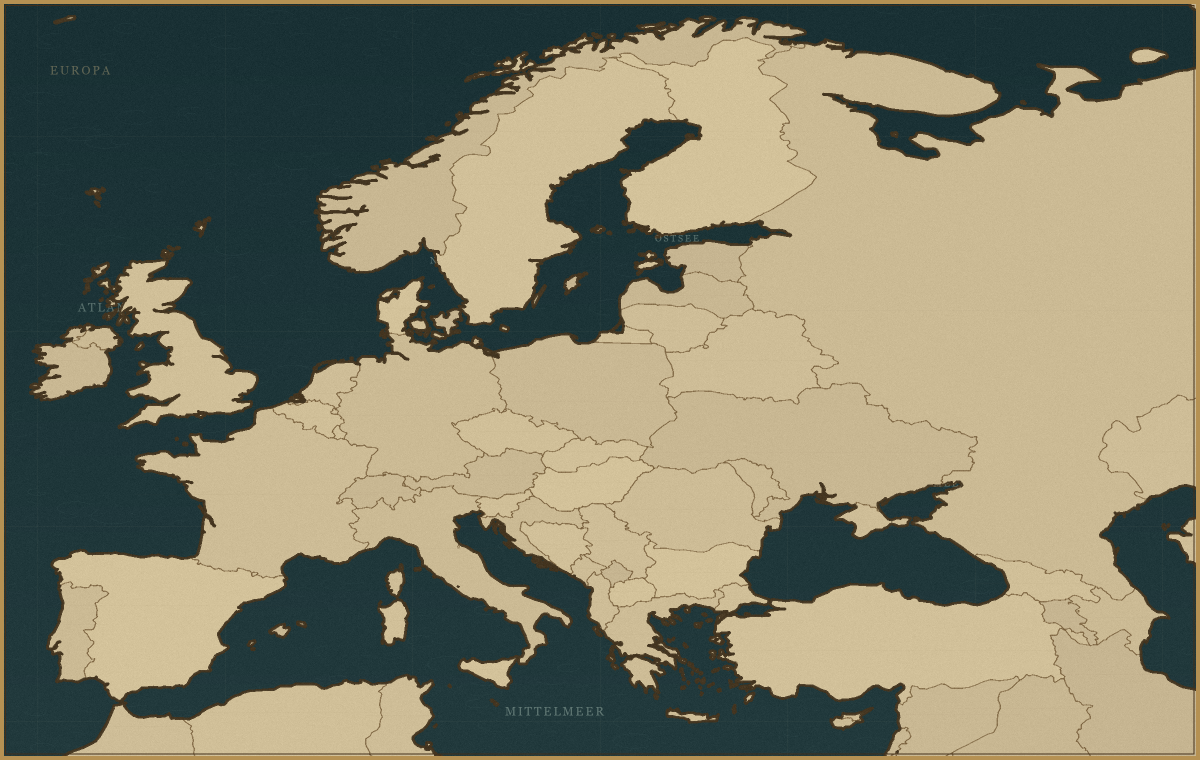
#> input picture assets/map/europe_bg.png, 2400 x 1520 px (shown at 1/2 size)
$ python make_world_map.py
#> lines starting #> are read from the running program, lines starting #| are printed output that depends on the picture; after the words box and inside, x2 and y2 are one past the last pixel; in counts of white or black regions, pixels touching at a corner belong together
"""Baut aus assets/map/europe_bg.png eine hochaufgelöste Weltkarte.

Die Silhouette bleibt identisch (Provinzen, Grenzen und Marker sitzen weiter),
aber Land und Meer bekommen Klimazonen, Biomkorn, Relief, Meerestiefe und einen
feinen Küstensaum.
"""
from pathlib import Path

import numpy as np
from PIL import Image, ImageFilter

ROOT = Path(__file__).resolve().parents[1]
SRC = ROOT / "assets/map/europe_bg.png"
DST = ROOT / "assets/map/europe_relief.png"
W, H = 3600, 2280


def noise(rng, octaves=5, base=4):
    """Weiches Mehrskalenrauschen in [0,1]."""
    acc = np.zeros((H, W), dtype=np.float32)
    total = 0.0
    for i in range(octaves):
        cells = max(3, int(base * (2 ** i)))
        small = rng.random((cells, max(3, int(cells * H / W)))).astype(np.float32)
        layer = np.asarray(
            Image.fromarray((small * 255).astype(np.uint8)).resize((W, H), Image.BICUBIC),
            dtype=np.float32,
        ) / 255.0
        acc += layer * (0.55 ** i)
        total += 0.55 ** i
    return acc / total


def grain(rng, radius=1.2, scale=0.06):
    raw = rng.normal(0.0, 1.0, (H, W)).astype(np.float32)
    img = Image.fromarray(((raw * 0.5 + 0.5) * 255).astype(np.uint8))
    soft = np.asarray(img.filter(ImageFilter.GaussianBlur(radius)), dtype=np.float32) / 255.0
    return 1.0 + (soft - 0.5) * scale * 2.0


def mix(a, b, t):
    return a * (1.0 - t[..., None]) + b * t[..., None]


def main():
    rng = np.random.default_rng(1729)
    base = Image.open(SRC).convert("RGB").resize((W, H), Image.LANCZOS)
    rgb = np.asarray(base, dtype=np.float32) / 255.0
    r, g, b = rgb[..., 0], rgb[..., 1], rgb[..., 2]
    land = (b < r + 0.06).astype(np.float32)
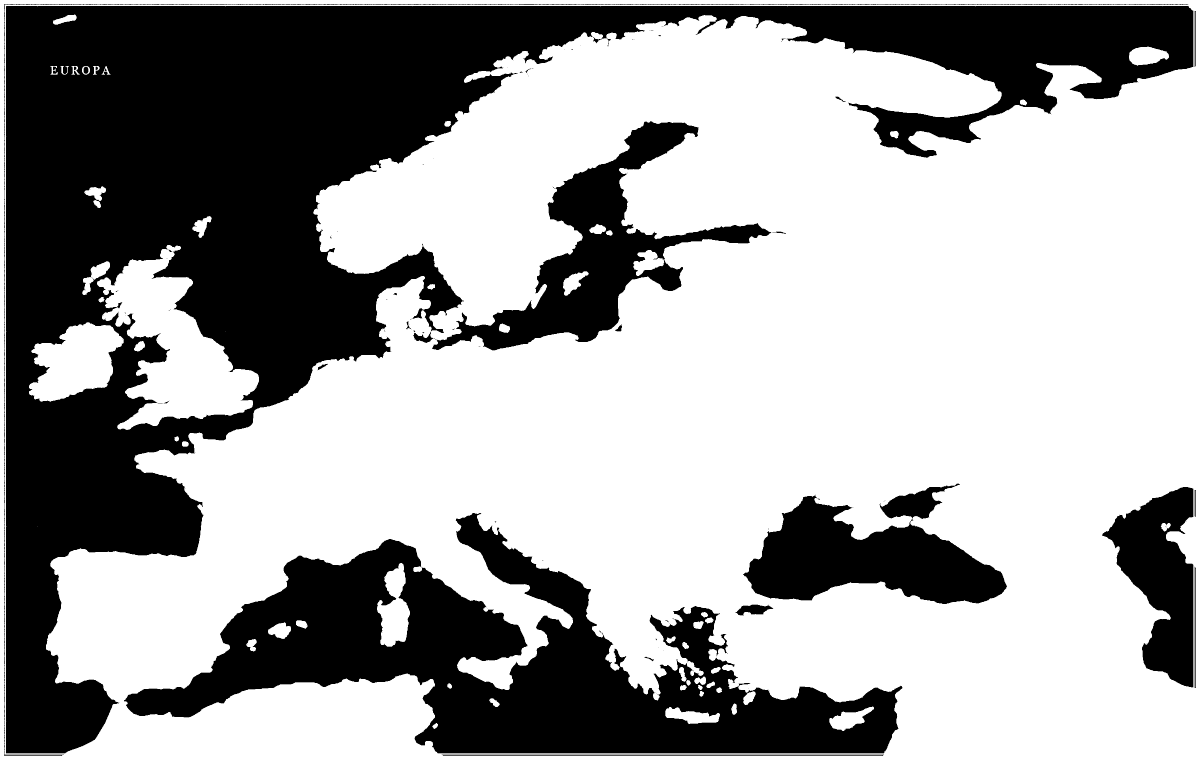
#> land: shape (2280, 3600) float32 (shown at 1/3 size); values 0 (black) and 1 (white), 63.1% white; 194 black regions (164 under 20 px), largest, box (x1, y1, x2, y2) and area: (18, 18, 3580, 2260) 1943665, (372, 1539, 2707, 2260) 651460, (1296, 363, 2314, 1051) 168431
    land_img = Image.fromarray((land * 255).astype(np.uint8))

    ys, xs = np.mgrid[0:H, 0:W].astype(np.float32)
    yy = ys / H

    # Küstennähe und Meerestiefe aus der Landmaske
    near = np.asarray(land_img.filter(ImageFilter.GaussianBlur(14)), dtype=np.float32) / 255.0
    far = np.asarray(land_img.filter(ImageFilter.GaussianBlur(95)), dtype=np.float32) / 255.0
    inland = np.clip(far * 2.6, 0.0, 1.0)
    depth = np.clip((0.42 - far) / 0.42, 0.0, 1.0)

    # --- Höhenfeld --------------------------------------------------------
    broad = noise(rng, 5, 4)
    ridges = 1.0 - np.abs(noise(rng, 4, 9) * 2.0 - 1.0)
    ridges = ridges ** 3.0
    height = inland * 0.20 + broad * 0.16 + ridges * inland * 0.30
    height = np.asarray(
        Image.fromarray((np.clip(height, 0, 1) * 255).astype(np.uint8)).filter(ImageFilter.GaussianBlur(2)),
        dtype=np.float32,
    ) / 255.0
    gy, gx = np.gradient(height)
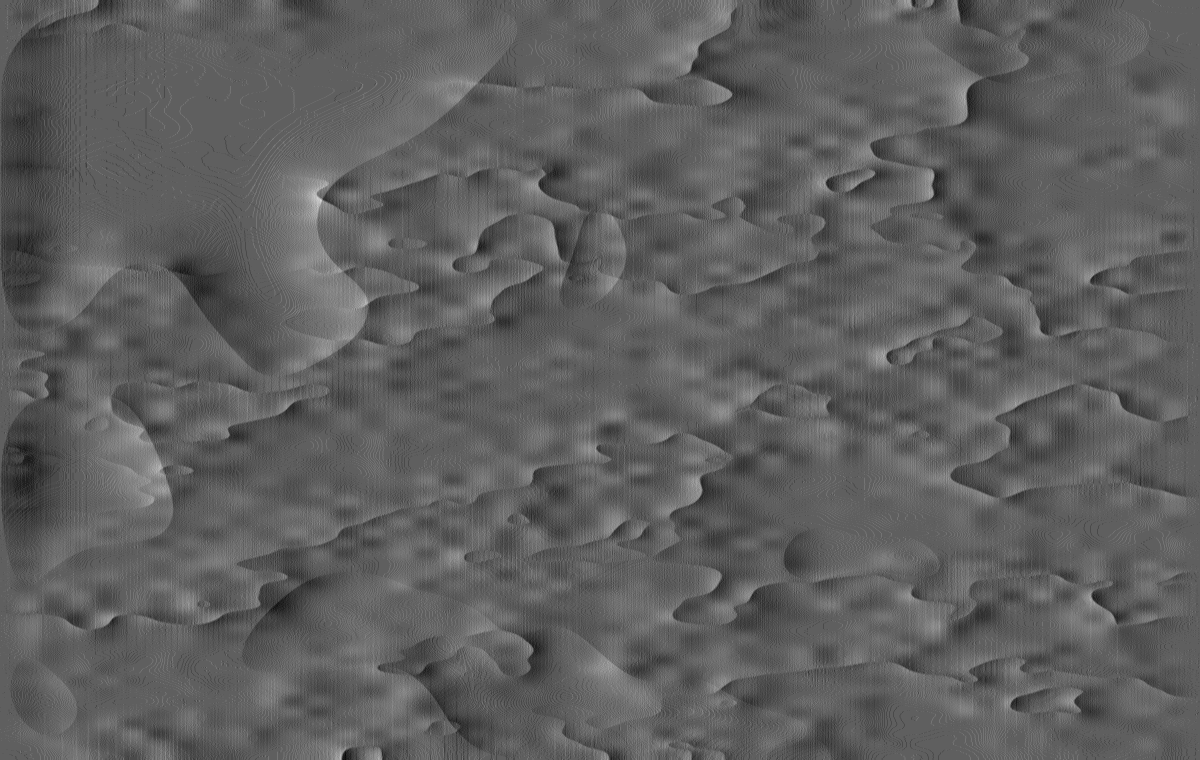
#> gx: shape (2280, 3600) float32 (shown at 1/3 size); min -0.00588, max 0.0098, mean -4.08e-06; drawn with min black and max white
    shade = np.clip(1.0 + (-gx * 0.75 - gy * 0.75) * 16.0, 0.48, 1.52)

    # --- Klimazonen -------------------------------------------------------
    snow_line = np.clip((0.045 - yy) / 0.045, 0.0, 1.0) ** 0.8
    tundra = np.clip((0.185 - yy) / 0.07, 0.0, 1.0) * (1.0 - snow_line)
    boreal = np.clip((0.33 - yy) / 0.12, 0.0, 1.0) * (1.0 - tundra)
    temperate = np.clip((0.56 - yy) / 0.14, 0.0, 1.0) * (1.0 - boreal)
    steppe = np.clip((0.70 - yy) / 0.10, 0.0, 1.0) * (1.0 - temperate)
    desert = np.clip((yy - 0.66) / 0.12, 0.0, 1.0)

    moisture = noise(rng, 5, 7)
    forest = np.clip((moisture - 0.46) * 3.4, 0.0, 1.0)

    grass_col = np.array([0.37, 0.48, 0.27])
    forest_col = np.array([0.21, 0.33, 0.19])
    tundra_col = np.array([0.47, 0.49, 0.41])
    steppe_col = np.array([0.64, 0.57, 0.35])
    desert_col = np.array([0.79, 0.68, 0.44])
    rock_col = np.array([0.50, 0.46, 0.40])
    snow_col = np.array([0.88, 0.91, 0.94])

    ground = np.zeros((H, W, 3), dtype=np.float32)
    ground[:] = grass_col
    ground = mix(ground, forest_col, np.clip(forest * 0.9, 0, 1))
    ground = mix(ground, tundra_col, tundra)
    ground = mix(ground, steppe_col, steppe)
    ground = mix(ground, desert_col, desert)
    ground = mix(ground, rock_col, np.clip((height - 0.42) * 2.0, 0.0, 0.55))
    ground = mix(ground, snow_col, np.clip((height - 0.62) * 3.0, 0.0, 1.0) * 0.75 + snow_line)
#> in mix (call 6), `return a * (1.0 - t[..., None]) + b * t[..., None]`:
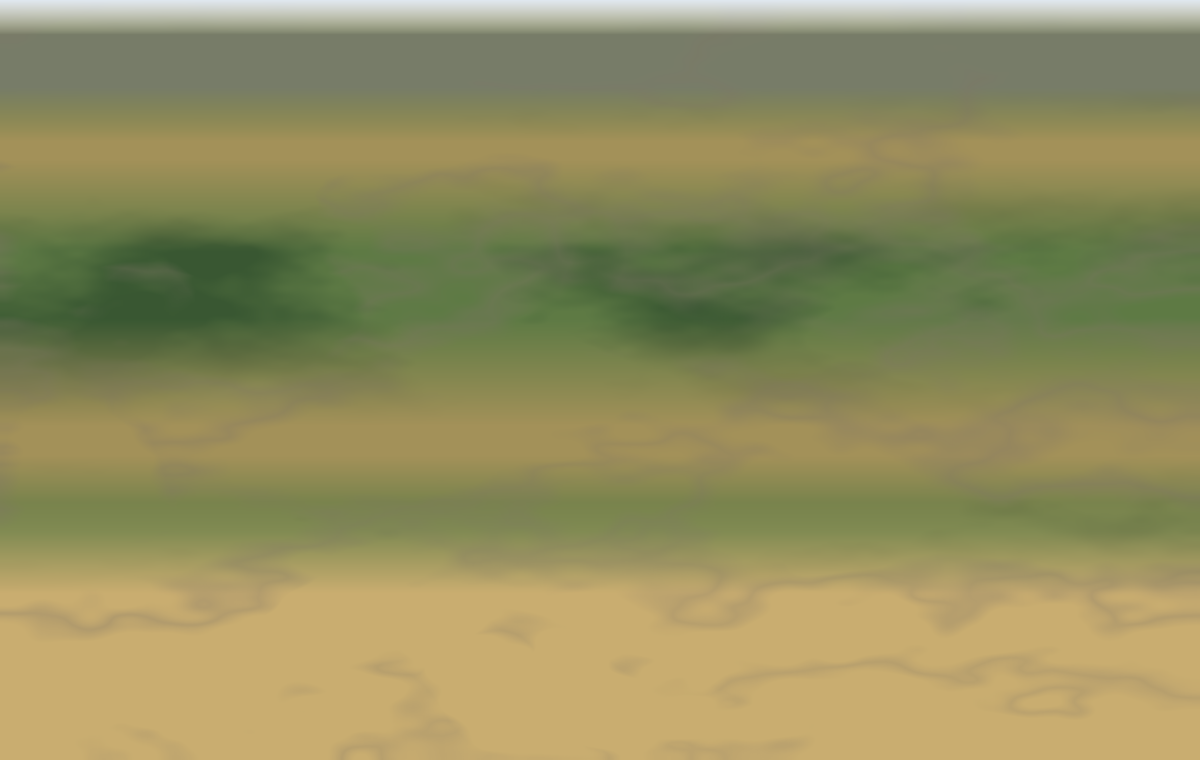
#> returned value: shape (2280, 3600, 3) float64 (shown at 1/3 size); mean of channels 0, 1, 2 0.576, 0.56, 0.371; drawn as R, G, B

    # Küstensaum: schmaler Sandstreifen, danach feuchteres Grün
    coast = np.clip((0.10 - near) * 12.0, 0.0, 1.0) * land
    ground = mix(ground, np.array([0.74, 0.69, 0.51]), coast * 0.55)

    ground = ground * shade[..., None] * grain(rng, 0.9, 0.17)[..., None]
#> in grain, `img = Image.fromarray(((raw * 0.5 + 0.5) * 255).astype(np.uint8))`:
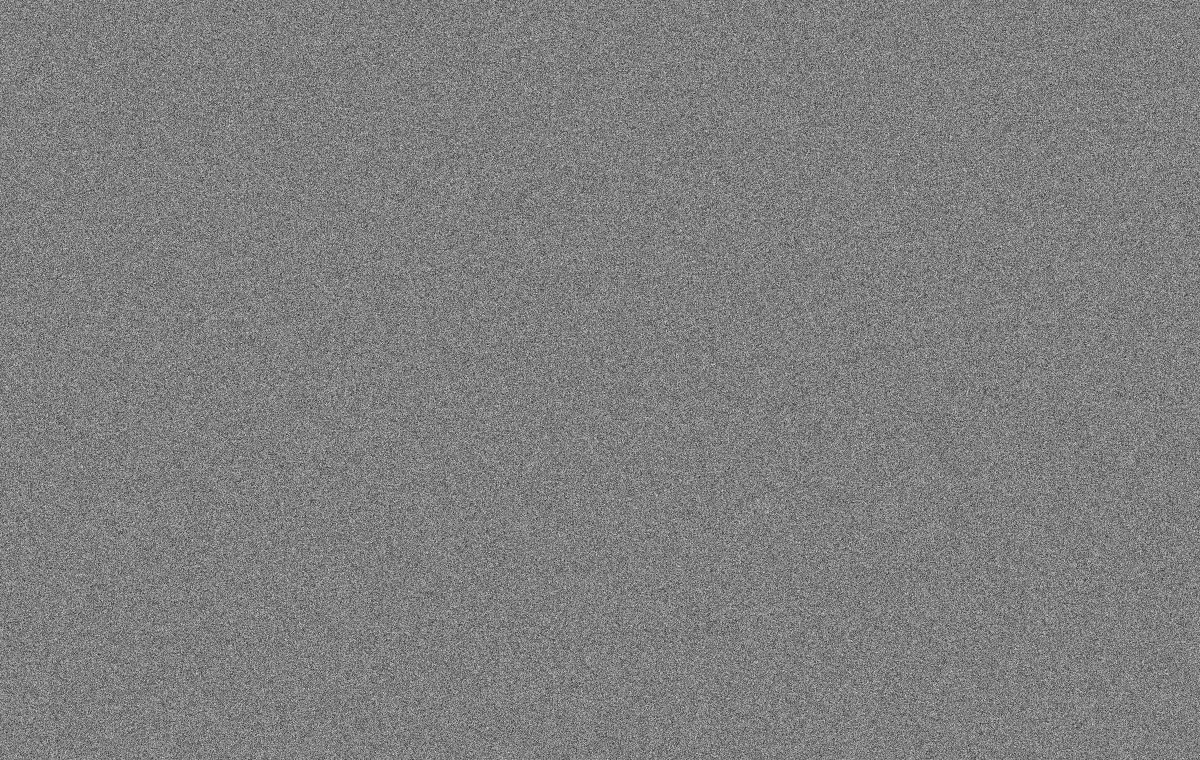
#> img: PIL image 3600x2280 L (shown at 1/3 size); min 0, max 255, mean 127.2
    ground = ground * (0.88 + 0.24 * grain(rng, 5.0, 0.16))[..., None]

    # --- Meer -------------------------------------------------------------
    shallow = np.array([0.31, 0.55, 0.55])
    mid = np.array([0.13, 0.30, 0.38])
    deep = np.array([0.045, 0.12, 0.19])
    t = np.clip(depth * 1.15, 0, 1)[..., None]
    sea = np.where(t < 0.5, shallow * (1 - t * 2) + mid * (t * 2), mid * (2 - t * 2) + deep * (t * 2 - 1))
    ripple = (noise(rng, 3, 230) - 0.5)[..., None] * 0.05
    sea = sea * (1.0 + ripple)

    out = ground * land[..., None] + sea * (1.0 - land)[..., None]

    # --- Küstenkante und Brandung ----------------------------------------
    eroded = np.asarray(land_img.filter(ImageFilter.MinFilter(5)), dtype=np.float32) / 255.0
    edge = np.clip(land - eroded, 0, 1)[..., None]
    out = out * (1 - edge * 0.30) + np.array([0.86, 0.82, 0.66]) * edge * 0.30
    outer = np.asarray(land_img.filter(ImageFilter.MaxFilter(7)), dtype=np.float32) / 255.0
    foam = np.clip(outer - land, 0, 1)[..., None]
    out = out * (1 - foam * 0.28) + np.array([0.62, 0.80, 0.80]) * foam * 0.28

    out = np.clip(out, 0.0, 1.0)
    img = Image.fromarray((out * 255).astype(np.uint8))
    img.save(DST, optimize=True)
    print("WROTE", DST, img.size, DST.stat().st_size // 1024, "KiB")


if __name__ == "__main__":
#> (the run stopped early here; a loop or call above may not have finished)
